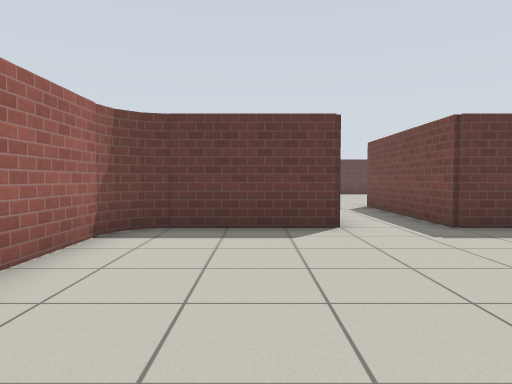
[1] (above)

14 first-person views from a walk through a Gazebo world. The camera is 0.86 m above the floor, tilts 2° down and sees 70° across. The floor is counted in squares, 1 m on a side. Each view is taken from the middle of a square. On the plan, view 1 faces up. The plan holds only what a view shows up to about 12 squares ahead; the rest is blank. Gazebo's built-in surfaces are drawn with simple patterns.

[2]
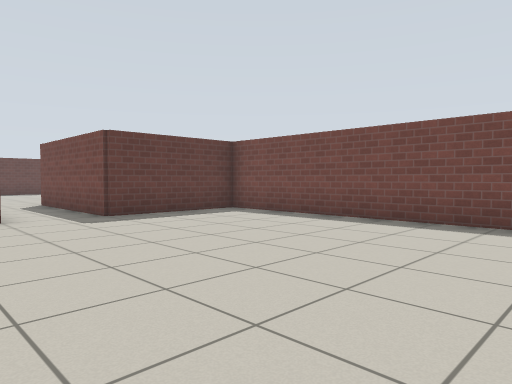

[3]
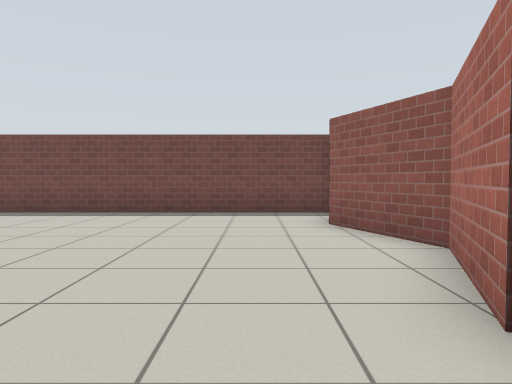

[4]
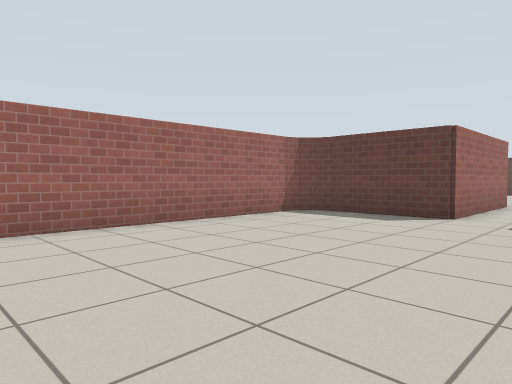

[5]
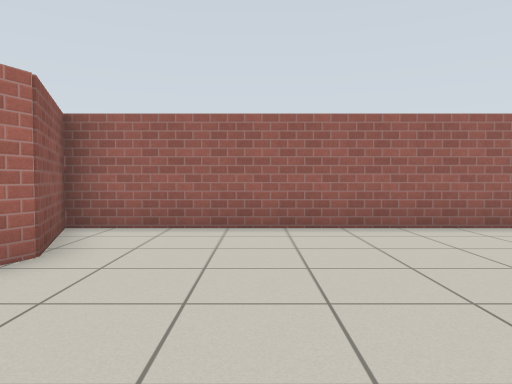

[6]
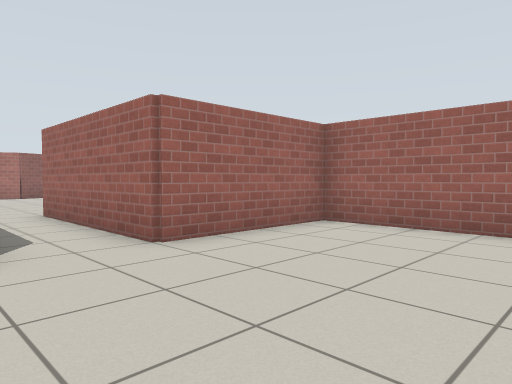

[7]
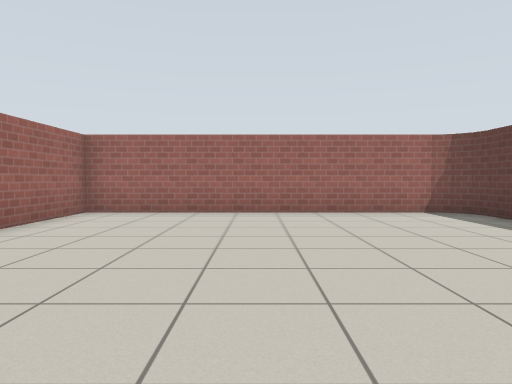

[8]
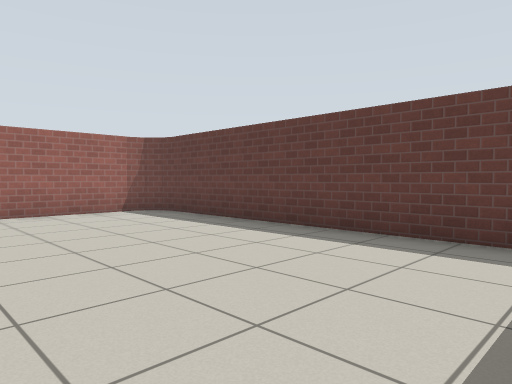

[9]
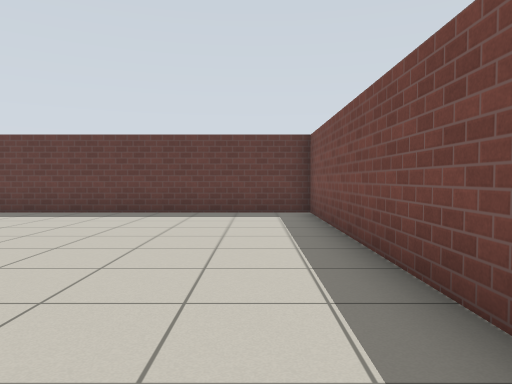

[10]
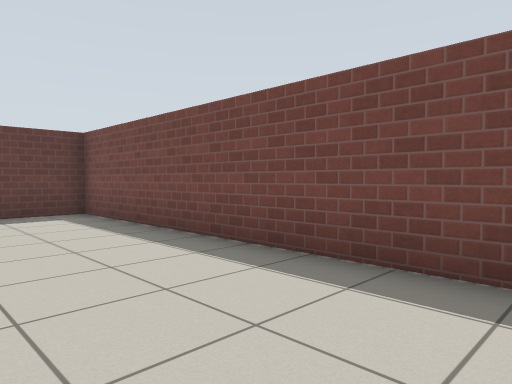

[11]
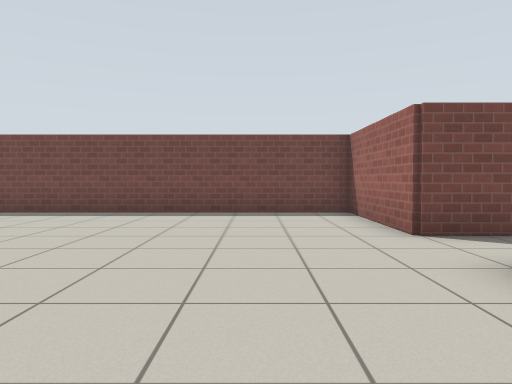

[12]
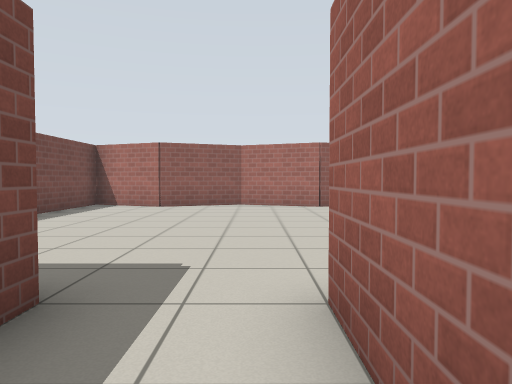

[13]
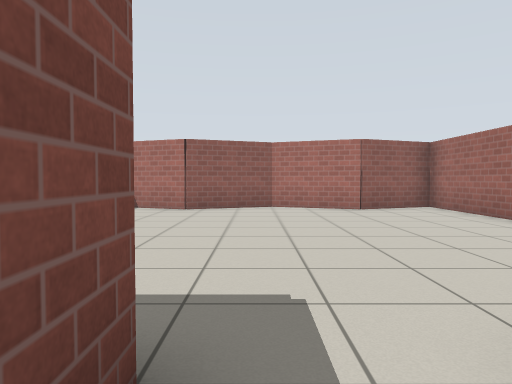

[14]
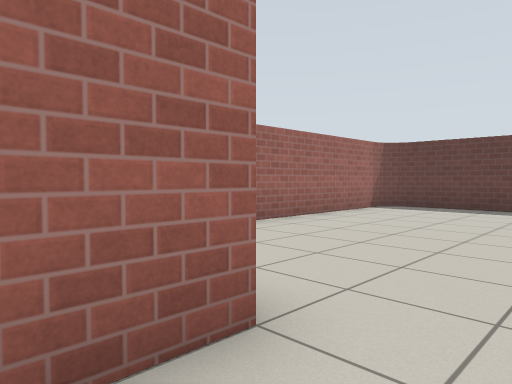

### Floor plan
Points are (right, up) in squares from view 1. A wall is a line through its corners. A room is listed if a view was taken in it or the views show most of it. See-through windows are left out.
Room 1 (views 1, 2, 3, 4, 5, 12, 13, 14)
walls: (-2.4, 5.2) (-2.4, -3.3) (0, -2.4) (2.5, -3.4) (5, -2.4) (6.8, -3.1); (7.4, -3.1) (7.4, 6.4) (3.5, 6.4) (3.5, 11.6); (1.5, 11.6) (1.5, 6.4) (-1.5, 6.4)
ways out: opening at (2.5, 11) to room 2
objects: brick box (-3, 6); brick box (-2, 6)
Room 2 (views 6, 7, 8, 9, 10, 11)
walls: (3.5, 11.6) (7.4, 11.6) (7.4, 21.4) (-1.5, 21.4); (-2.4, 20.5) (-2.4, 11.6) (1.5, 11.6)
ways out: opening at (2.5, 11) to room 1
objects: brick box (-3, 21); brick box (-2, 21); brick box (-2, 22)

Positions as (right, up) in squares from view 1, and headings:
1: (0, 0), facing up
2: (0, -2), facing up-right
3: (-2, -1), facing right
4: (4, -2), facing up-left
5: (4, 0), facing left
6: (4, 16), facing down-left
7: (7, 16), facing left
8: (7, 16), facing up-left
9: (6, 12), facing up
10: (4, 12), facing up-right
11: (-2, 14), facing right
12: (2, 9), facing down
13: (3, 8), facing down
14: (3, 10), facing up-left
